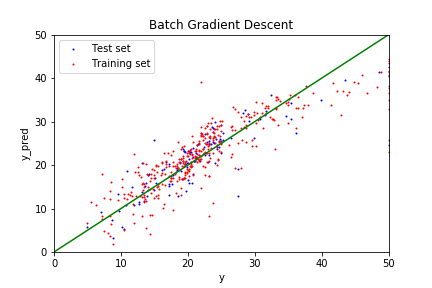

Here is the Python script that generated this plot:
# -*- coding: utf-8 -*-
"""
Created on Fri Apr 19 08:47:44 2019

@author: tien
"""

import numpy as np
import pandas as pd
from numba import jit
from sklearn.model_selection import train_test_split
from sklearn.preprocessing import StandardScaler
from sklearn.linear_model import LinearRegression
from sklearn.metrics import mean_squared_error
from matplotlib import pyplot as plt

'''
    TIỀN XỬ LÍ
'''
# đọc dữ liệu
columns = ['CRIM','ZN','INDUS',
         'CHAS','NOX','RM',
         'AGE','DIS','RAD',
         'TAX','PTRATIO','B',
         'LSTAT','MEDV']

data = pd.read_csv('housing.data.txt',
                   delim_whitespace=True,
                   header = None, names = columns)
                   
# tách dữ liệu thành examples và labels tương ứng
examples = np.array(data[['CRIM','ZN','INDUS',
                'CHAS','NOX','RM',
                'AGE','DIS','RAD',
                'TAX','PTRATIO','B',
                'LSTAT']])

labels = np.array(data[['MEDV']])

# chuẩn hóa dữ liệu

xScaler = StandardScaler().fit(examples)
yScaler = StandardScaler().fit(labels)

examplesStd = xScaler.transform(examples)
labelsStd = yScaler.transform(labels)

# chia dữ liệu thành tập train và tập test
xTrain, xTest, yTrain, yTest = train_test_split(examplesStd, labelsStd, random_state = 42)

'''
    XÂY DỰNG MODEL BẰNG THƯ VIỆN
'''
# xây dựng model hồi qui tuyến tính bằng thư viện sklearn
model = LinearRegression()
model.fit(xTrain, yTrain)
wmodel = np.concatenate((model.intercept_, model.coef_.flatten()))
yPredModel = model.predict(xTest)
ETestModel = mean_squared_error(yScaler.inverse_transform(yPredModel), yScaler.inverse_transform(yTest))
ETrainModel = mean_squared_error(yScaler.inverse_transform(model.predict(xTrain)), yScaler.inverse_transform(yTrain)) 

'''
    XÂY DỰNG MODEL BẰNG CÁC HÀM TỰ CODE
'''
# hàm tính deltaE
@jit
def dE(yHat, y, x):
    m = x.shape[0]
    deltaE = np.full((x.shape[1]), 0.0, dtype='float')
    
    for i in range(x.shape[1]):
        xi = x[:,i]
        
        deltaE[i] = 2/m*np.sum((yHat - y)*xi)
    return deltaE

# hàm tính hàm giả thiết H
@jit
def h(x, w):
    return np.sum(x*w, axis = 1)

# hàm tính độ lỗi
@jit
def Er(x, y, w):
    m = x.shape[0]
    yHat = h(x, w)
    return (1/m)*np.sum((y-yHat)**2)

# hàm thêm cột 1 vào ma trận examples
@jit
def add1Col(x):
     m = x.shape[0]
     return np.hstack((np.full((m, 1), 1), x))

# hàm chạy batch gradient descent
@jit
def BGD(x, y, learningRate, w = None, epsilon= 0.001):
    
    if w == None:
        w = np.zeros((x.shape[1]+1))
        
    x = add1Col(x)
    
    y = np.array(y).flatten()
    
    E = float('Inf')
    Enext =  0
    wnext = np.array([])
    
    while True:
        yHat = h(x, w)
        
        deltaE = dE(yHat, y, x)
        
        wnext = w - learningRate*deltaE
        
        Enext = Er(x, y, wnext)
        
        if abs(E - Enext) < epsilon:
            E = Enext
            w = wnext
            break
        E = Enext
        w = wnext
    return w

# hàm dự đoán từ mô hình đã học được, có chuyển về scale dữ liệu ban đầu
@jit
def linearRegressionPredict(x, w, scaler=None):
    x = add1Col(x)
    yPred = np.sum(x*w, axis = 1)
    if scaler == None:
        return yPred
    else:
        return scaler.inverse_transform(yPred)

# tìm bộ trọng số và độ lỗi dựa trên tập train, pp BGD
w = BGD(xTrain, yTrain, learningRate=0.05, epsilon = 0.0000000000000001)

xTe = add1Col(xTest)
yTe = yTest.flatten()

xTr = add1Col(xTrain)
yTr = yTrain.flatten()

# dự đoán giá nhà theo examples trong tập test, có scale về khoảng giá ban đầu
yPred = linearRegressionPredict(xTest, w, yScaler)

# tìm độ lỗi với w tìm được trên tập test và tập train
ETest = mean_squared_error(yScaler.inverse_transform(yTest), yPred)
ETrain = mean_squared_error(yScaler.inverse_transform(yTrain), linearRegressionPredict(xTrain, w, yScaler))

print("E test:", ETest)
print("E train:", ETrain)

plt.scatter(yScaler.inverse_transform(yTest), linearRegressionPredict(xTest, w, yScaler), s=1, c='blue', marker='o', label = 'Test set')
plt.scatter(yScaler.inverse_transform(yTrain), linearRegressionPredict(xTrain, w, yScaler), s=1, c='red', marker='o', label = 'Training set')
plt.legend()
plt.ylabel('y_pred')
plt.xlabel('y')
plt.axis([0,50,0,50])
plt.title('Batch Gradient Descent')
plt.plot([0,50],[0,50],'g-')
plt.savefig('BGD.png')
plt.show()

'''
    XÂY DỰNG MODEL BẰNG PP NORMAL EQUATION
'''
# normal equations
def NormalEquations(xTrain, yTrain):      
    w = np.linalg.inv((xTrain.transpose().dot(xTrain))).dot(xTrain.transpose().dot(yTrain))    
    return w
    
wNormal = NormalEquations(xTr, yTr)
ETestNormal = mean_squared_error(yScaler.inverse_transform(yTest), linearRegressionPredict(xTest, w, yScaler))
ETrainNormal = mean_squared_error(yScaler.inverse_transform(yTrain), linearRegressionPredict(xTrain, w, yScaler))
print("E test:", ETestNormal)
print("E train:", ETrainNormal)


plt.scatter(yScaler.inverse_transform(yTest), linearRegressionPredict(xTest, wNormal, yScaler), s=1, c='blue', marker='o', label = 'Test set')
plt.scatter(yScaler.inverse_transform(yTrain), linearRegressionPredict(xTrain, wNormal, yScaler), s=1, c='red', marker='o', label = 'Training set')
plt.legend()
plt.ylabel('y_pred')
plt.xlabel('y')
plt.axis([0,50,0,50])
plt.title('Normal Equations')
plt.plot([0,50],[0,50],'g-')
plt.savefig('NormEqua.png')
plt.show()